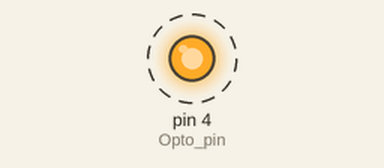
The sketch below on a simulated Arduino Uno, built with avr-gcc and run on an emulated ATmega328P. On the bench: output pins drawn as LEDs (lit = HIGH). Dashed ring = blinking.

Above: at 0.5 s.
Timing chart, 0 to 4.6 s (numbered marks = the images above):
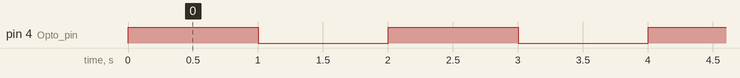

Measured:
- by itself, pin 4 (Opto_pin): alternates HIGH for 1.0 s and LOW for 1.0 s

The sketch:

Opto_Control.ino
```cpp
int Opto_pin =4;
void setup() {
  // put your setup code here, to run once:
 pinMode(Opto_pin, OUTPUT);;
 digitalWrite(Opto_pin, LOW);
}

void loop() {//Ligar um optocoupler com baterias ao motor ou Lazer de 3000W

  digitalWrite(Opto_pin,HIGH);
  delay(1000);
  digitalWrite(Opto_pin,LOW);
  delay(1000);
}
```
